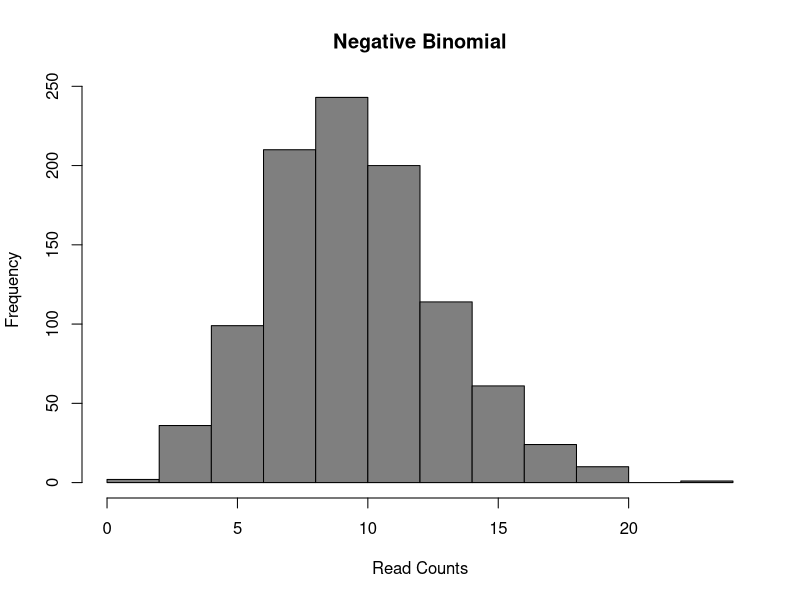
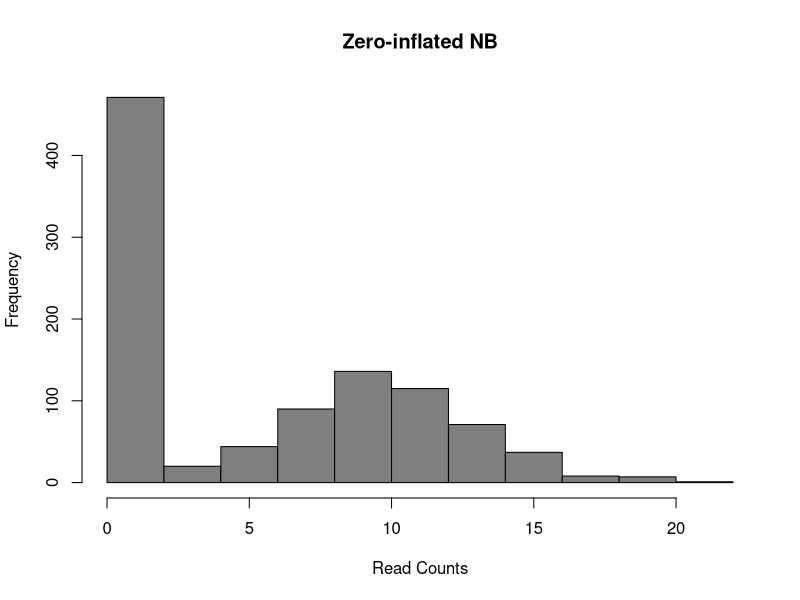
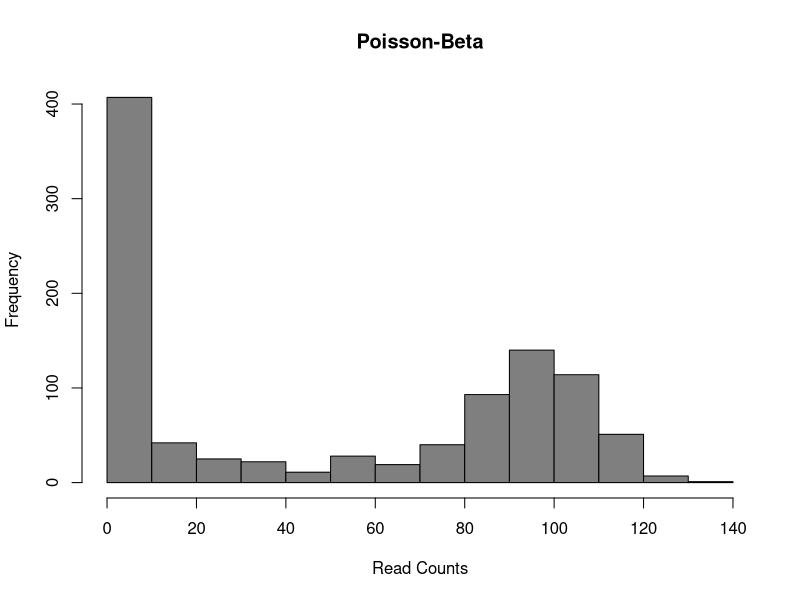
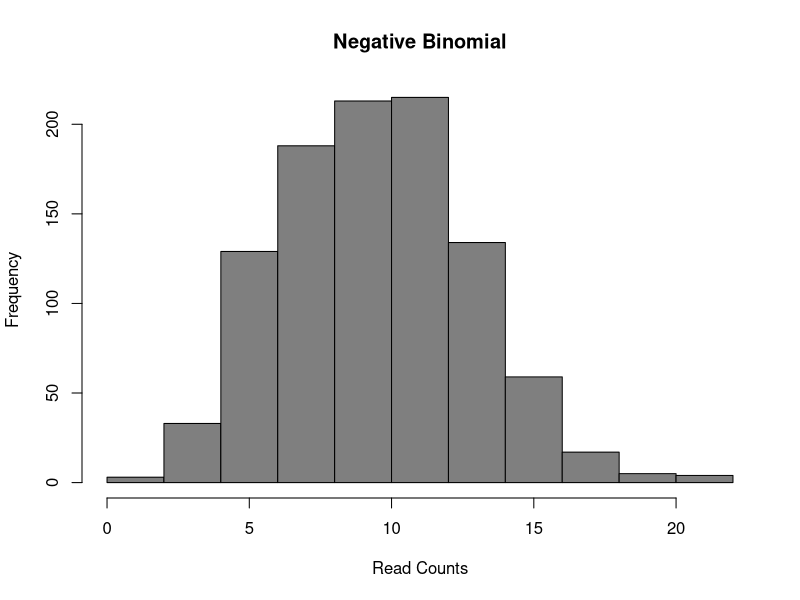
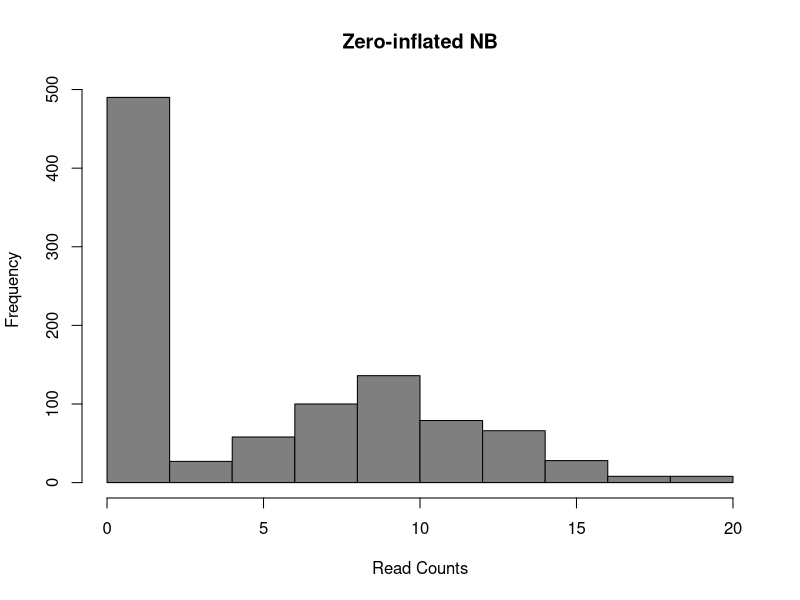
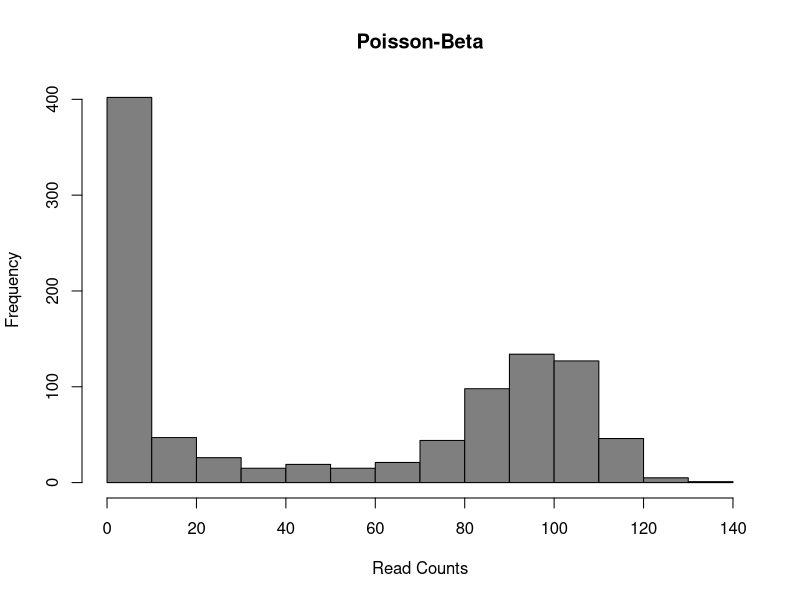

These figures' R source, in order:

### Bulk RNA-seq

# One of the most common types of analyses when working with bulk RNA-seq
# data is to identify differentially expressed genes. By comparing the
# genes that change between two conditions, e.g. mutant and wild-type or
# stimulated and unstimulated, it is possible to characterize the
# molecular mechanisms underlying the change.
# 
# Several different methods,
# e.g. [DESeq2](https://bioconductor.org/packages/DESeq2) and
# [edgeR](https://bioconductor.org/packages/release/bioc/html/edgeR.html),
# have been developed for bulk RNA-seq. Moreover, there are also
# extensive
# [datasets](http://genomebiology.biomedcentral.com/articles/10.1186/gb-2013-14-9-r95)
# available where the RNA-seq data has been validated using
# RT-qPCR. These data can be used to benchmark DE finding algorithms and the available evidence suggests
# that the algorithms are performing quite well.

### Single cell RNA-seq
# In contrast to bulk RNA-seq, in scRNA-seq we usually do not have a defined
# set of experimental conditions. Instead, as was shown in a previous chapter
# (\@ref(clust-methods)) we can identify the cell groups by using an unsupervised
# clustering approach. Once the groups have been identified one can find differentially
# expressed genes either by comparing the differences in variance between the groups (like the
# Kruskal-Wallis test implemented in SC3), or by comparing gene expression between clusters in a pairwise
# manner. In the following chapter we will mainly consider tools developed for pairwise comparisons.

### Differences in Distribution

# Unlike bulk RNA-seq, we generally have a large number of samples (i.e. cells) for each group we are
# comparing in single-cell experiments. Thus we can take advantage of the whole distribution of expression
# values in each group to identify differences between groups rather than only comparing estimates of 
# mean-expression as is standard for bulk RNASeq.

# There are two main approaches to comparing distributions. Firstly, we can use existing statistical
# models/distributions and fit the same type of model to the expression in each group then test for
# differences in the parameters for each model, or test whether the model fits better if a particular
# paramter is allowed to be different according to group. For instance in (dealing-with-confounders) we used
# edgeR to test whether allowing mean expression to be different in different batches significantly improved 
# the fit of a negative binomial model of the data.

# Alternatively, we can use a non-parametric test which does not assume that expression values follow
# any particular distribution, e.g. the [Kolmogorov-Smirnov test (KS-test)]
# (https://en.wikipedia.org/wiki/Kolmogorov%E2%80%93Smirnov_test). Non-parametric tests generally convert
# observed expression values to ranks and test whether the distribution of ranks for one group are signficantly
# different from the distribution of ranks for the other group. However, some non-parametric methods fail
# in the presence of a large number of tied values, such as the case for dropouts (zeros) in single-cell
# RNA-seq expression data. Moreover, if the conditions for a parametric test hold, then it will typically
# be more powerful than a non-parametric test.

### Models of single-cell RNASeq data

# The most common model of RNASeq data is the negative binomial model:
hist(
  rnbinom(
    1000, 
    mu = 10, 
    size = 100), 
  col = "grey50", 
  xlab = "Read Counts", 
  main = "Negative Binomial"
)

# Mean:
#   $\mu = mu$
#   
#   Variance:
#   $\sigma^2 = mu + mu^2/size$
#   
#   It is parameterized by the mean expression (mu) and the dispersion (size), which is inversely
# related to the variance. The negative binomial model fits bulk RNA-seq data very well and it is used
# for most statistical methods designed for such data. In addition, it has been show to fit the distribution
# of molecule counts obtained from data tagged by unique molecular identifiers (UMIs) quite well
# ([Grun et al. 2014](http://www.nature.com/nmeth/journal/v11/n6/full/nmeth.2930.html),
#   [Islam et al. 2011](http://genome.cshlp.org/content/21/7/1160)).

# However, a raw negative binomial model does not fit full-length transcript data as well due
# to the high dropout rates relative to the non-zero read counts. For this type of data a variety
# of zero-inflated negative binomial models have been proposed 
# (e.g. [MAST](https://bioconductor.org/packages/release/bioc/html/MAST.html), 
#   [SCDE](https://bioconductor.org/packages/release/bioc/html/scde.html)).

# inflation-plot, fig.cap="Zero-inflated Negative Binomial distribution"}
d <- 0.5;
counts <- rnbinom(
  1000, 
  mu = 10, 
  size = 100
)
counts[runif(1000) < d] <- 0
hist(
  counts, 
  col = "grey50", 
  xlab = "Read Counts", 
  main = "Zero-inflated NB"
)
# Mean:
#   $\mu = mu \cdot (1 - d)$
#   
#   Variance:
#   $\sigma^2 = \mu \cdot (1-d) \cdot (1 + d \cdot \mu + \mu / size)$
#   
#   These models introduce a new parameter $d$, for the dropout rate, to the negative binomial model.
# As we saw in Chapter 19, the dropout rate of a gene is strongly correlated with the mean expression
# of the gene. Different zero-inflated negative binomial models use different relationships between mu
# and d and some may fit $\mu$ and $d$ to the expression of each gene independently.

# Finally, several methods use a Poisson-Beta distribution which is based on a mechanistic model of
# transcriptional bursting. There is strong experimental support for this model ([Kim and Marioni, 2013]
# (https://genomebiology.biomedcentral.com/articles/10.1186/gb-2013-14-1-r7)) and it provides a good fit
# to scRNA-seq data but it is less easy to use than the negative-binomial models and much less existing
# methods upon which to build than the negative binomial model.

# pois-beta-plot, fit.cap="Poisson-Beta distribution"}
a <- 0.1
b <- 0.1
g <- 100
lambdas <- rbeta(1000, a, b)
counts <- sapply(g*lambdas, function(l) {rpois(1, lambda = l)})
hist(
  counts, 
  col = "grey50", 
  xlab = "Read Counts", 
  main = "Poisson-Beta"
)

# Mean:
#   $\mu = g \cdot a / (a + b)$
#   
#   Variance:
#   $\sigma^2 = g^2 \cdot a \cdot b/((a + b + 1) \cdot (a + b)^2)$
#   
#   This model uses three parameters: $a$ the rate of activation of transcription; $b$ the
# rate of inhibition of transcription; and $g$ the rate of transcript production while transcription
# is active at the locus. Differential expression methods may test each of the parameters for differences
# across groups or only one (often $g$).
#
# All of these models may be further expanded to explicitly account for other sources of gene
# expression differences such as batch-effect or library depth depending on the particular DE algorithm.

### Bulk RNA-seq

# One of the most common types of analyses when working with bulk RNA-seq
# data is to identify differentially expressed genes. By comparing the
# genes that change between two conditions, e.g. mutant and wild-type or
# stimulated and unstimulated, it is possible to characterize the
# molecular mechanisms underlying the change.
# 
# Several different methods,
# e.g. [DESeq2](https://bioconductor.org/packages/DESeq2) and
# [edgeR](https://bioconductor.org/packages/release/bioc/html/edgeR.html),
# have been developed for bulk RNA-seq. Moreover, there are also
# extensive
# [datasets](http://genomebiology.biomedcentral.com/articles/10.1186/gb-2013-14-9-r95)
# available where the RNA-seq data has been validated using
# RT-qPCR. These data can be used to benchmark DE finding algorithms and the available evidence
# suggests that the algorithms are performing quite well.

### Single cell RNA-seq

# In contrast to bulk RNA-seq, in scRNA-seq we usually do not have a defined
# set of experimental conditions. Instead, as was shown in a previous chapter
# (\@ref(clust-methods)) we can identify the cell groups by using an unsupervised
# clustering approach. Once the groups have been identified one can find differentially
# expressed genes either by comparing the differences in variance between the groups 
# (like the Kruskal-Wallis test implemented in SC3), or by comparing gene expression between
# clusters in a pairwise manner. In the following chapter we will mainly consider tools developed
# for pairwise comparisons.

### Differences in Distribution

# Unlike bulk RNA-seq, we generally have a large number of samples (i.e. cells) for each group we are
# comparing in single-cell experiments. Thus we can take advantage of the whole distribution of expression
# values in each group to identify differences between groups rather than only comparing estimates of
# mean-expression as is standard for bulk RNASeq.

# There are two main approaches to comparing distributions. Firstly, we can use existing statistical
# models/distributions and fit the same type of model to the expression in each group then test for 
# differences in the parameters for each model, or test whether the model fits better if a particular
# paramter is allowed to be different according to group. For instance in (dealing-with-confounders) we used
# edgeR to test whether allowing mean expression to be different in different batches significantly improved 
# the fit of a negative binomial model of the data.

# Alternatively, we can use a non-parametric test which does not assume that expression values follow any
# particular distribution, e.g. the [Kolmogorov-Smirnov test (KS-test)]
# (https://en.wikipedia.org/wiki/Kolmogorov%E2%80%93Smirnov_test). Non-parametric tests generally convert
# observed expression values to ranks and test whether the distribution of ranks for one group are
# signficantly different from the distribution of ranks for the other group. However, some non-parametric
# methods fail in the presence of a large number of tied values, such as the case for dropouts (zeros)
# in single-cell RNA-seq expression data. Moreover, if the conditions for a parametric test hold, then
# it will typically be more powerful than a non-parametric test.

### Models of single-cell RNASeq data

# The most common model of RNASeq data is the negative binomial model:


# nb-plot, fig.cap="Negative Binomial distribution of read counts for a single gene across 1000 cells"}
hist(
  rnbinom(
    1000, 
    mu = 10, 
    size = 100), 
  col = "grey50", 
  xlab = "Read Counts", 
  main = "Negative Binomial"
)

# Mean:
#   $\mu = mu$
#   
#   Variance:
#   $\sigma^2 = mu + mu^2/size$

#   It is parameterized by the mean expression (mu) and the dispersion (size), which is inversely related
# to the variance. The negative binomial model fits bulk RNA-seq data very well and it is used for most
# statistical methods designed for such data. In addition, it has been show to fit the distribution of
# molecule counts obtained from data tagged by unique molecular identifiers (UMIs) quite well 
# ([Grun et al. 2014](http://www.nature.com/nmeth/journal/v11/n6/full/nmeth.2930.html), 
#   [Islam et al. 2011](http://genome.cshlp.org/content/21/7/1160)).

# However, a raw negative binomial model does not fit full-length transcript data as well due to the high
# dropout rates relative to the non-zero read counts. For this type of data a variety of zero-inflated
# negative binomial models have been proposed
# (e.g. [MAST](https://bioconductor.org/packages/release/bioc/html/MAST.html),
#   [SCDE](https://bioconductor.org/packages/release/bioc/html/scde.html)).

# zero-inflation-plot, fig.cap="Zero-inflated Negative Binomial distribution"}
d <- 0.5;
counts <- rnbinom(
  1000, 
  mu = 10, 
  size = 100
)
counts[runif(1000) < d] <- 0
hist(
  counts, 
  col = "grey50", 
  xlab = "Read Counts", 
  main = "Zero-inflated NB"
)

# Mean:
#   $\mu = mu \cdot (1 - d)$
#   
#   Variance:
#   $\sigma^2 = \mu \cdot (1-d) \cdot (1 + d \cdot \mu + \mu / size)$
#   
#   These models introduce a new parameter $d$, for the dropout rate, to the negative binomial model. As we saw
# in Chapter 19, the dropout rate of a gene is strongly correlated with the mean expression of the gene.
# Different zero-inflated negative binomial models use different relationships between mu and d and some 
# may fit $\mu$ and $d$ to the expression of each gene independently.
# 
# Finally, several methods use a Poisson-Beta distribution which is based on a mechanistic model of
# transcriptional bursting. There is strong experimental support for this model 
# ([Kim and Marioni, 2013](https://genomebiology.biomedcentral.com/articles/10.1186/gb-2013-14-1-r7)) and
# it provides a good fit to scRNA-seq data but it is less easy to use than the negative-binomial models
# and much less existing methods upon which to build than the negative binomial model.

# rpois-beta-plot, fit.cap="Poisson-Beta distribution"}
a <- 0.1
b <- 0.1
g <- 100
lambdas <- rbeta(1000, a, b)
counts <- sapply(g*lambdas, function(l) {rpois(1, lambda = l)})
hist(
  counts, 
  col = "grey50", 
  xlab = "Read Counts", 
  main = "Poisson-Beta"
)
# 
# Mean:
#   $\mu = g \cdot a / (a + b)$
#   
#   Variance:
#   $\sigma^2 = g^2 \cdot a \cdot b/((a + b + 1) \cdot (a + b)^2)$
#   
#   This model uses three parameters: $a$ the rate of activation of transcription; $b$ the rate of
# inhibition of transcription; and $g$ the rate of transcript production while transcription is active
# at the locus. Differential expression methods may test each of the parameters for differences across
# groups or only one (often $g$).
# 
# All of these models may be further expanded to explicitly account for other sources of gene expression
# differences such as batch-effect or library depth depending on the particular DE algorithm.
